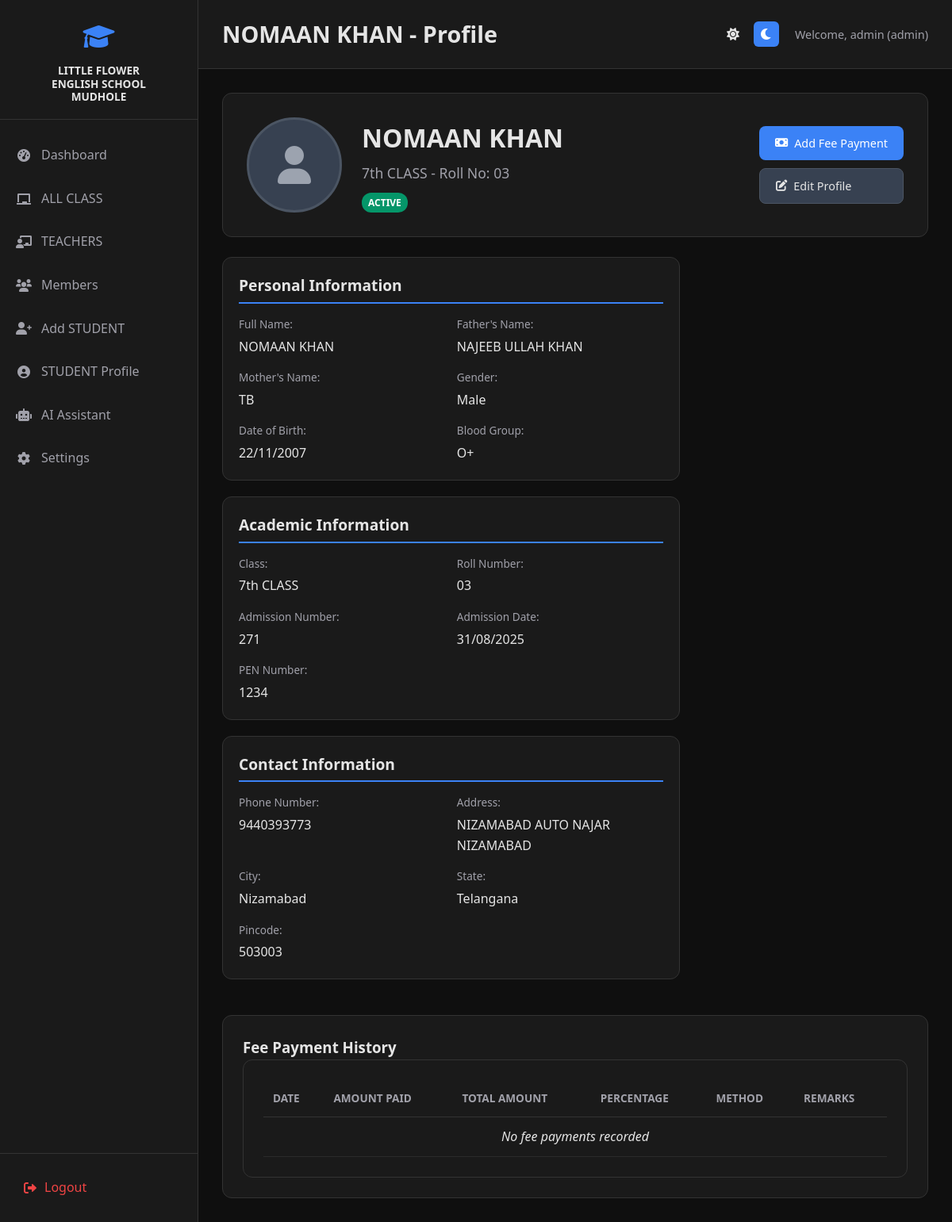
Screenshot of /student/1 with the database file from the repository.
### app.py (models this page shows)
class Student(db.Model):
    id = db.Column(db.Integer, primary_key=True)
    roll_number = db.Column(db.String(20), unique=True, nullable=False)
    name = db.Column(db.String(100), nullable=False)
    father_name = db.Column(db.String(100), nullable=False)
    mother_name = db.Column(db.String(100), nullable=False)
    gender = db.Column(db.String(10), nullable=False)
    dob = db.Column(db.Date, nullable=False)
    phone_number = db.Column(db.String(15), nullable=False)
    pen_number = db.Column(db.String(50))
    bio = db.Column(db.Text)
    photo_url = db.Column(db.String(200))
    admission_no = db.Column(db.String(20), unique=True, nullable=False)
    admission_date = db.Column(db.Date, nullable=False)
    status = db.Column(db.String(20), default='active')
    address = db.Column(db.Text)
    city = db.Column(db.String(50))
    state = db.Column(db.String(50))
    pincode = db.Column(db.String(10))
    blood_group = db.Column(db.String(5))
    class_name = db.Column(db.String(20), nullable=False)
    created_at = db.Column(db.DateTime, default=datetime.utcnow)
    attendance_records = db.relationship('Attendance', backref='student', lazy=True)
    fee_records = db.relationship('FeeRecord', backref='student', lazy=True)

### app.py (the view)
@app.route('/student/<int:student_id>')
def student_profile(student_id):
    student = Student.query.get_or_404(student_id)
    fee_history = FeeRecord.query.filter_by(student_id=student_id).order_by(FeeRecord.created_at.desc()).all()
    return render_template('student_profile.html', student=student, fee_history=fee_history)

### templates/student_profile.html (shortened to what this page needs)
{% extends "base.html" %}
{% block page_title %}{{ student.name }} - Profile{% endblock %}
{% block content %}
<div class="profile-container">
    <div class="profile-header">
        <div class="student-photo-section">
            {% if student.photo_url %}
                <img src="{{ url_for('static', filename=student.photo_url) }}" alt="{{ student.name }}" class="profile-photo">
            {% else %}
                <div class="no-photo-large">
                    <i class="fas fa-user"></i>
                </div>
            {% endif %}
        </div>
        <div class="student-basic-info">
            <h2>{{ student.name }}</h2>
            <p class="student-class">{{ student.class_name }} - Roll No: {{ student.roll_number }}</p>
            <div class="status-info">
                <span class="status-badge status-{{ student.status }}">{{ student.status.title() }}</span>
            </div>
        </div>
        <div class="profile-actions">
            <a href="{{ url_for('add_fee_payment', student_id=student.id) }}" class="btn primary">
                <i class="fas fa-money-bill"></i>
                Add Fee Payment
            </a>
            <a href="#" class="btn secondary">
                <i class="fas fa-edit"></i>
                Edit Profile
            </a>
        </div>
    </div>
    <div class="profile-content">
        <div class="profile-sections">
            <div class="info-section">
                <h3>Personal Information</h3>
                <div class="info-grid">
                    <div class="info-item">
                        <label>Full Name:</label>
                        <span>{{ student.name }}</span>
                    </div>
                    <div class="info-item">
                        <label>Father's Name:</label>
                        <span>{{ student.father_name }}</span>
                    </div>
                    <div class="info-item">
                        <label>Mother's Name:</label>
                        <span>{{ student.mother_name }}</span>
                    </div>
                    <div class="info-item">
                        <label>Gender:</label>
                        <span>{{ student.gender }}</span>
                    </div>
                    <div class="info-item">
                        <label>Date of Birth:</label>
                        <span>{{ student.dob.strftime('%d/%m/%Y') }}</span>
                    </div>
                    <div class="info-item">
                        <label>Blood Group:</label>
                        <span>{{ student.blood_group or 'Not specified' }}</span>
                    </div>
                </div>
            </div>
            <div class="info-section">
                <h3>Academic Information</h3>
                <div class="info-grid">
                    <div class="info-item">
                        <label>Class:</label>
                        <span>{{ student.class_name }}</span>
                    </div>
                    <div class="info-item">
                        <label>Roll Number:</label>
                        <span>{{ student.roll_number }}</span>
                    </div>
                    <div class="info-item">
                        <label>Admission Number:</label>
                        <span>{{ student.admission_no }}</span>
                    </div>
                    <div class="info-item">
                        <label>Admission Date:</label>
                        <span>{{ student.admission_date.strftime('%d/%m/%Y') }}</span>
                    </div>
                    <div class="info-item">
                        <label>PEN Number:</label>
                        <span>{{ student.pen_number or 'Not provided' }}</span>
                    </div>
                </div>
            </div>
            <div class="info-section">
                <h3>Contact Information</h3>
                <div class="info-grid">
                    <div class="info-item">
                        <label>Phone Number:</label>
                        <span>{{ student.phone_number }}</span>
                    </div>
                    <div class="info-item">
                        <label>Address:</label>
                        <span>{{ student.address or 'Not provided' }}</span>
                    </div>
                    <div class="info-item">
                        <label>City:</label>
                        <span>{{ student.city or 'Not provided' }}</span>
                    </div>
                    <div class="info-item">
                        <label>State:</label>
                        <span>{{ student.state or 'Not provided' }}</span>
                    </div>
                    <div class="info-item">
                        <label>Pincode:</label>
                        <span>{{ student.pincode or 'Not provided' }}</span>
                    </div>
                </div>
            </div>
        </div>
        <div class="fee-history">
            <h3>Fee Payment History</h3>
            <div class="fee-table">
                <table>
                    <thead>
                        <tr>
                            <th>Date</th>
                            <th>Amount Paid</th>
                            <th>Total Amount</th>
                            <th>Percentage</th>
                            <th>Method</th>
                            <th>Remarks</th>
                        </tr>
                    </thead>
                    <tbody>
                        {% for fee in fee_history %}
                        <tr>
                            <td>{{ fee.payment_date.strftime('%d/%m/%Y') }}</td>
                            <td>₹{{ fee.amount_paid }}</td>
                            <td>₹{{ fee.total_amount }}</td>
                            <td>{{ fee.percentage_paid }}%</td>
                            <td>{{ fee.payment_method.title() }}</td>
                            <td>{{ fee.remarks or '-' }}</td>
                        </tr>
                        {% else %}
                        <tr>
                            <td colspan="6" class="no-data">No fee payments recorded</td>
                        </tr>
                        {% endfor %}
                    </tbody>
                </table>
            </div>
        </div>
    </div>
</div>
{% endblock %}

### static/css/style.css (style rules this page uses)
* { margin: 0; padding: 0; box-sizing: border-box; }
body { font-family: 'Segoe UI', Tahoma, Geneva, Verdana, sans-serif; background-color: #0f0f0f; color: #e5e5e5; line-height: 1.6; }
.no-data { text-align: center; color: #6b7280; font-style: italic; }
.btn { display: inline-flex; align-items: center; gap: 8px; padding: 10px 20px; border: none; border-radius: 8px; text-decoration: none; font-weight: 500; cursor: pointer; transition: all 0.3s ease; font-size: 0.9rem; }
.btn.primary { background-color: #3b82f6; color: white; }
.btn.secondary { background-color: #374151; color: #e5e5e5; border: 1px solid #4b5563; }
.students-table, .activities-table, .fee-table { background-color: #1a1a1a; border-radius: 12px; padding: 25px; border: 1px solid #333; overflow-x: auto; }
.students-table table, .activities-table table, .fee-table table { width: 100%; border-collapse: collapse; }
.students-table th, .activities-table th, .fee-table th { text-align: left; padding: 12px; border-bottom: 1px solid #333; color: #a1a1aa; font-size: 0.85rem; text-transform: uppercase; font-weight: 600; }
.students-table td, .activities-table td, .fee-table td { padding: 12px; border-bottom: 1px solid #2a2a2a; color: #e5e5e5; }
.status-badge { padding: 4px 8px; border-radius: 12px; font-size: 0.75rem; font-weight: 600; text-transform: uppercase; }
.status-active { background-color: #059669; color: white; }
.profile-container { max-width: 1200px; margin: 0 auto; }
.profile-header { background-color: #1a1a1a; border-radius: 12px; padding: 30px; margin-bottom: 25px; border: 1px solid #333; display: flex; align-items: center; gap: 25px; }
.no-photo-large { width: 120px; height: 120px; border-radius: 50%; background-color: #374151; display: flex; align-items: center; justify-content: center; color: #9ca3af; font-size: 3rem; border: 3px solid #4b5563; }
.student-basic-info { flex: 1; }
.student-basic-info h2 { font-size: 2rem; color: #e5e5e5; margin-bottom: 5px; }
.student-class { color: #a1a1aa; font-size: 1.1rem; margin-bottom: 10px; }
.profile-actions { display: flex; flex-direction: column; gap: 10px; }
.profile-content { display: grid; grid-template-columns: 2fr 1fr; gap: 25px; }
.info-section { background-color: #1a1a1a; border-radius: 12px; padding: 20px; margin-bottom: 20px; border: 1px solid #333; }
.info-section h3 { font-size: 1.2rem; font-weight: 600; margin-bottom: 15px; color: #e5e5e5; border-bottom: 2px solid #3b82f6; padding-bottom: 5px; }
.info-grid { display: grid; grid-template-columns: 1fr 1fr; gap: 15px; }
.info-item { display: flex; flex-direction: column; gap: 5px; }
.info-item label { color: #a1a1aa; font-size: 0.85rem; font-weight: 500; }
.info-item span { color: #e5e5e5; font-weight: 500; }
.fee-history { grid-column: 1 / -1; background-color: #1a1a1a; border-radius: 12px; padding: 25px; border: 1px solid #333; }

### rows the page displays
Student: name "NOMAAN KHAN", class_name "7th CLASS", roll_number "03", status "ACTIVE", father_name "NAJEEB ULLAH KHAN", mother_name "TB", gender "Male", dob "22/11/2007", blood_group "O+", admission_no "271", admission_date "31/08/2025", pen_number "1234", phone_number "9440393773", address "NIZAMABAD AUTO NAJAR NIZAMABAD", city "Nizamabad", state "Telangana", pincode "503003"
